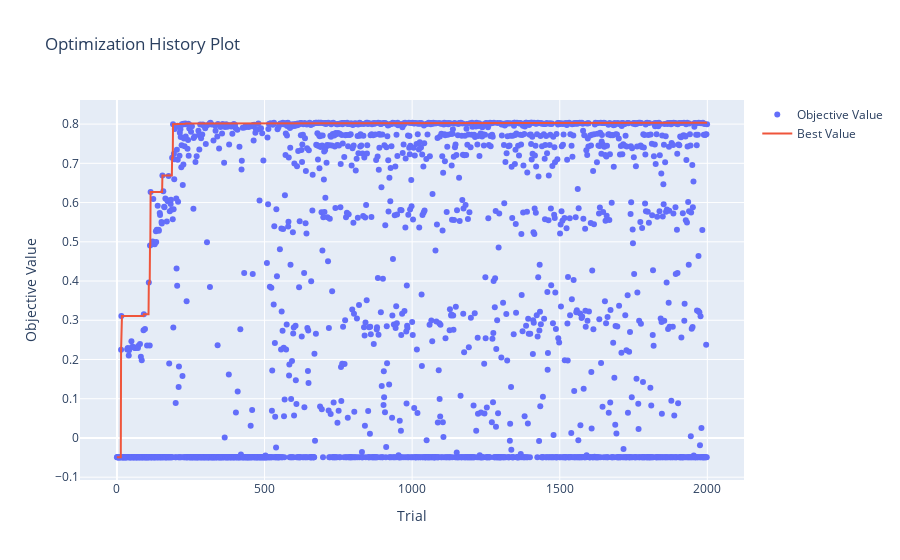

Source (notebook cell):
### Code cell
optuna.visualization.plot_optimization_history(study_en)

### Figure 1 — Plotly figure (JSON) as saved in the notebook; plotly's stock layout.template omitted (floating-point values rounded to 4 significant figures; data arrays with more than 128 entries replaced by an {"elided": "..."} marker saying what was removed)
{"data": [{"mode": "markers", "name": "Objective Value", "type": "scatter", "x": {"elided": "2000 int values"}, "y": {"elided": "2000 float values"}}, {"name": "Best Value", "type": "scatter", "x": {"elided": "2000 int values"}, "y": {"elided": "2000 float values"}}], "layout": {"title": {"text": "Optimization History Plot"}, "xaxis": {"title": {"text": "Trial"}}, "yaxis": {"title": {"text": "Objective Value"}}}}
